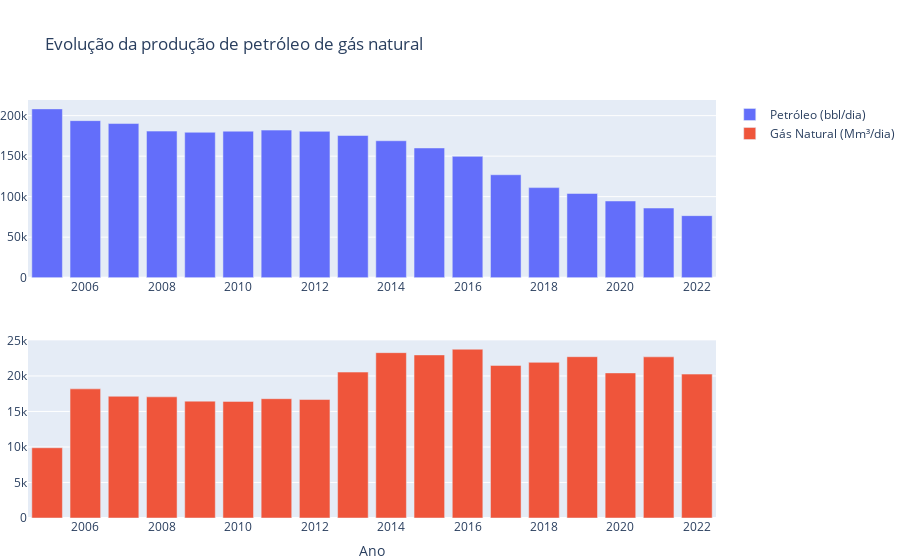

This figure's notebook cell:
### Markdown cell above
#### 3.1.2 Barra com agrupamento por ano

### Code cell
subplot_bar(df_line)

### Figure 1 — Plotly figure (JSON) as saved in the notebook; plotly's stock layout.template omitted (floating-point values rounded to 4 significant figures)
{"data": [{"name": "Petróleo (bbl/dia)", "type": "bar", "x": [2005, 2006, 2007, 2008, 2009, 2010, 2011, 2012, 2013, 2014, 2015, 2016, 2017, 2018, 2019, 2020, 2021, 2022], "xaxis": "x", "y": [208353, 193843, 190257, 180917, 179468, 180821, 182136, 180639, 175495, 169013, 160113, 149777, 127048, 111164, 103926, 94645, 85952, 76561], "yaxis": "y"}, {"name": "Gás Natural (Mm³/dia)", "type": "bar", "x": [2005, 2006, 2007, 2008, 2009, 2010, 2011, 2012, 2013, 2014, 2015, 2016, 2017, 2018, 2019, 2020, 2021, 2022], "xaxis": "x2", "y": [9890, 18181, 17139, 17059, 16454, 16418, 16796, 16679, 20544, 23278, 22961, 23760, 21481, 21913, 22708, 20426, 22691, 20256], "yaxis": "y2"}], "layout": {"margin": {"b": 0, "l": 0, "r": 0}, "title": {"text": "Evolução da produção de petróleo de gás natural"}, "xaxis": {"anchor": "y", "domain": [0, 1]}, "xaxis2": {"anchor": "y2", "domain": [0, 1], "title": {"text": "Ano"}}, "yaxis": {"anchor": "x", "domain": [0.575, 1]}, "yaxis2": {"anchor": "x2", "domain": [0, 0.425]}}}
